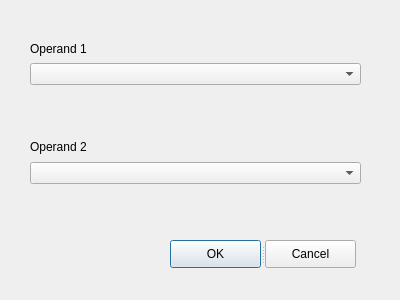
<?xml version="1.0" encoding="UTF-8"?>
<ui version="4.0">
 <class>MulDialog</class>
 <widget class="QDialog" name="MulDialog">
  <property name="geometry">
   <rect>
    <x>0</x>
    <y>0</y>
    <width>400</width>
    <height>300</height>
   </rect>
  </property>
  <property name="windowTitle">
   <string>Dialog</string>
  </property>
  <widget class="QSplitter" name="splitter">
   <property name="geometry">
    <rect>
     <x>170</x>
     <y>240</y>
     <width>186</width>
     <height>28</height>
    </rect>
   </property>
   <property name="orientation">
    <enum>Qt::Horizontal</enum>
   </property>
   <widget class="QPushButton" name="pushOK_2">
    <property name="text">
     <string>OK</string>
    </property>
   </widget>
   <widget class="QPushButton" name="pushCancel_2">
    <property name="text">
     <string>Cancel</string>
    </property>
   </widget>
  </widget>
  <widget class="QWidget" name="layoutWidget">
   <property name="geometry">
    <rect>
     <x>30</x>
     <y>40</y>
     <width>331</width>
     <height>167</height>
    </rect>
   </property>
   <layout class="QVBoxLayout" name="verticalLayout">
    <item>
     <widget class="QLabel" name="label_4">
      <property name="text">
       <string>Operand 1</string>
      </property>
     </widget>
    </item>
    <item>
     <widget class="QComboBox" name="comboBox"/>
    </item>
    <item>
     <widget class="QLabel" name="labelOperand1">
      <property name="text">
       <string/>
      </property>
     </widget>
    </item>
    <item>
     <widget class="QLabel" name="label_5">
      <property name="text">
       <string/>
      </property>
     </widget>
    </item>
    <item>
     <widget class="QLabel" name="label_2">
      <property name="text">
       <string>Operand 2</string>
      </property>
     </widget>
    </item>
    <item>
     <widget class="QComboBox" name="comboBox_2"/>
    </item>
    <item>
     <widget class="QLabel" name="labelOperand2">
      <property name="text">
       <string/>
      </property>
     </widget>
    </item>
   </layout>
  </widget>
 </widget>
 <resources/>
 <connections>
  <connection>
   <sender>pushCancel_2</sender>
   <signal>clicked()</signal>
   <receiver>MulDialog</receiver>
   <slot>close()</slot>
   <hints>
    <hint type="sourcelabel">
     <x>287</x>
     <y>261</y>
    </hint>
    <hint type="destinationlabel">
     <x>282</x>
     <y>290</y>
    </hint>
   </hints>
  </connection>
 </connections>
</ui>
